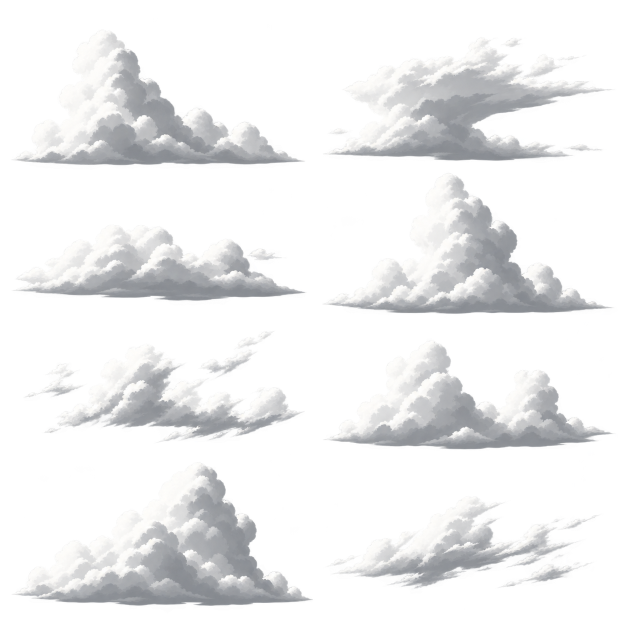
#> input picture assets/environment/cloud_painting_source.png, 1254 x 1254 px (shown at 1/2 size)
$ python bake_cloud_atlas.py
#> lines starting #> are read from the running program, lines starting #| are printed output that depends on the picture
"""Pack the original grayscale cloud artwork into shader data (Pillow + NumPy).
Run from the repository root: python scripts/tools/bake_cloud_atlas.py
The input painting remains unmodified; output channels are light/rim/SDF/bounds.
"""
from pathlib import Path
import numpy as np
from PIL import Image, ImageFilter

ROOT = Path(__file__).resolve().parents[2]
SOURCE = ROOT / "assets/environment/cloud_painting_source.png"
OUTPUT = ROOT / "assets/environment/cloud_atlas.png"
# Authored sprite bounds in the 1254 square source (not a generated runtime texture).
BOUNDS = [(0, 0, 636, 346), (636, 0, 1254, 340),
          (0, 350, 636, 640), (636, 340, 1254, 645),
          (0, 650, 636, 922), (636, 650, 1254, 918),
          (0, 922, 636, 1254), (636, 938, 1254, 1237)]


def distance_to(mask):
    """Truncated chamfer distance; 128 pixels retain gradients through the cores for growth/dissolve animation."""
    distance = np.where(mask, 0.0, 129.0).astype(np.float32)
    for _ in range(128):
        old = np.pad(distance, 1, constant_values=129.0)
        distance = np.minimum.reduce([
            distance, old[:-2, 1:-1] + 1, old[2:, 1:-1] + 1,
            old[1:-1, :-2] + 1, old[1:-1, 2:] + 1,
            old[:-2, :-2] + 1.414214, old[:-2, 2:] + 1.414214,
            old[2:, :-2] + 1.414214, old[2:, 2:] + 1.414214])
    return distance


def bake_flow_noise():
    # Reference repository Noise_091.png is 16-bit data, not a display-color image.
    source = Image.open(ROOT / "assets/environment/cloud_flow_noise_source.png")
    values = np.asarray(source).astype(np.float32) / 65535.0
    channel = Image.fromarray(values, "F").resize((1024, 1024), Image.Resampling.LANCZOS)
    # Gentle low-pass removes subpixel grain without changing the broad flow pattern.
    channel = Image.fromarray(np.rint(np.clip(np.asarray(channel), 0, 1) * 255).astype(np.uint8))
    channel = channel.filter(ImageFilter.GaussianBlur(1.0))
    Image.merge("RGB", (channel, channel, channel)).save(
        ROOT / "assets/environment/cloud_flow_noise.png", optimize=True)


def main():
    source = Image.open(SOURCE).convert("RGBA")
#> source is the input picture: PIL image 1254x1254 RGBA; mean R, G, B, A 92.2, 92.6, 93.2, 76.8
    if source.size != (1254, 1254):
        raise ValueError("Update authored sprite bounds for a different source painting.")
    atlas = Image.new("RGBA", (1024, 1024))
#> atlas: PIL image 1024x1024 RGBA; every value is 0
    for i, bounds in enumerate(BOUNDS):
        sprite = source.crop(bounds)
        sprite.thumbnail((464, 222), Image.Resampling.LANCZOS)
        tile = Image.new("RGBA", (512, 256))
        tile.paste(sprite, ((512 - sprite.width) // 2, (256 - sprite.height) // 2))
        values = np.asarray(tile).astype(np.float32) / 255.0
        alpha = values[:, :, 3]
        mask_image = Image.fromarray((alpha > 0.35).astype(np.uint8) * 255).filter(ImageFilter.MedianFilter(3))
        mask = np.asarray(mask_image) > 127
        inside = distance_to(~mask)
        # Reference thresholds assume zero outside and a continuous gradient through the core.
        sdf = np.clip(inside / 80.0, 0, 1)
        luminance = values[:, :, :3].mean(axis=2)
        light = np.clip((luminance - 0.55) / 0.44, 0, 1)
        # Extend light data into the transparent rim, avoiding dark SDF growth edges.
        light = np.where(alpha > 0.05, light, 1.0)
        rim = np.exp(-np.maximum(inside - 1, 0) / 2.5) * mask
        gate = np.asarray(mask_image.filter(ImageFilter.MaxFilter(19))).astype(np.float32) / 255.0
        data = np.stack([light, rim, sdf, gate], axis=2)
        encoded = Image.fromarray(np.rint(data * 255).astype(np.uint8), "RGBA")
        atlas.paste(encoded, ((i % 2) * 512, (i // 2) * 256))
#> this loop made 8 passes
#> pass 1, in main, `sprite = source.crop(bounds)`:
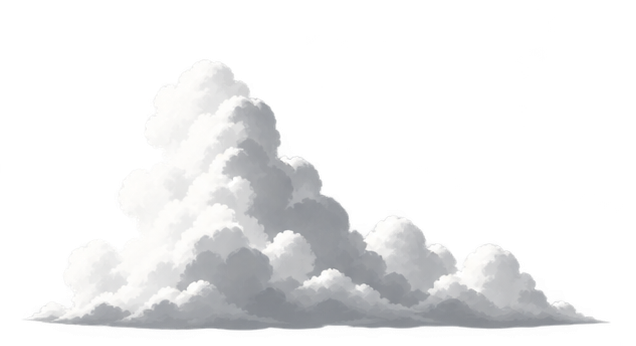
#> sprite: PIL image 636x346 RGBA; mean R, G, B, A 80.8, 81.1, 81.7, 77.7; transparent parts drawn white
#> pass 1, in main, `values = np.asarray(tile).astype(np.float32) / 255.0`:
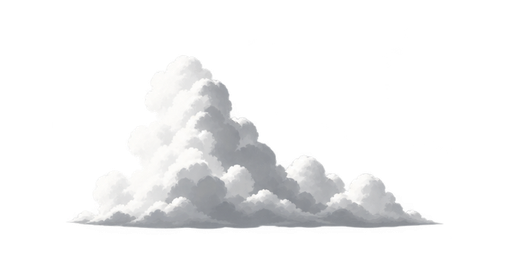
#> values: shape (256, 512, 4) float32; mean R, G, B, A 0.217, 0.218, 0.219, 0.211; transparent parts drawn white
#> pass 1, in main, `alpha = values[:, :, 3]`:
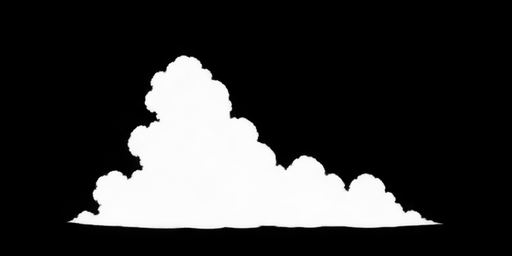
#> alpha: shape (256, 512) float32; min 0, max 1, mean 0.211
#> after the loop:
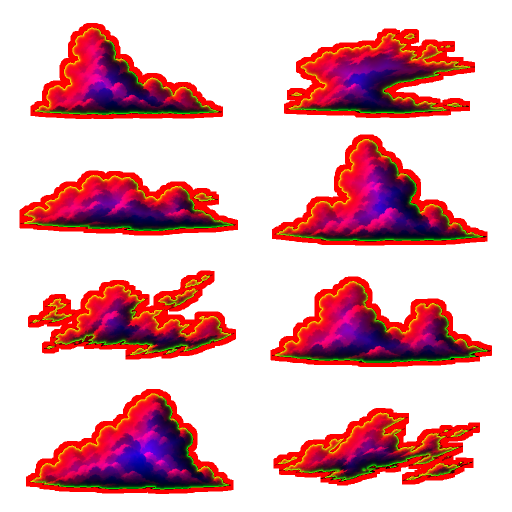
#> atlas: PIL image 1024x1024 RGBA (shown at 1/2 size); mean R, G, B, A 225.8, 7.6, 13.3, 85.5; transparent parts drawn white
#> after the loop:
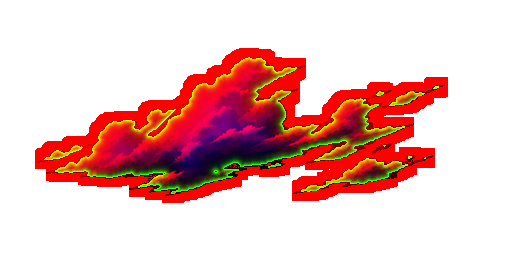
#> encoded: PIL image 512x256 RGBA; mean R, G, B, A 235.6, 9.1, 5.6, 73.3; transparent parts drawn white
#> after the loop:
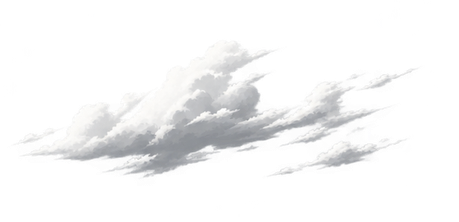
#> sprite: PIL image 459x222 RGBA; mean R, G, B, A 78.2, 78.4, 78.8, 48.7; transparent parts drawn white
#> after the loop:
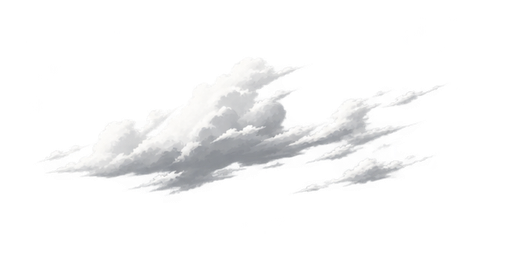
#> tile: PIL image 512x256 RGBA; mean R, G, B, A 60.8, 61, 61.3, 37.9; transparent parts drawn white
    atlas.save(OUTPUT, optimize=True)
    bake_flow_noise()
    print(f"Packed {OUTPUT}: 1024x1024, eight 512x256 cards, RGBA light/rim/SDF/bounds.")


if __name__ == "__main__":
#> (the run stopped early here; a loop or call above may not have finished)
